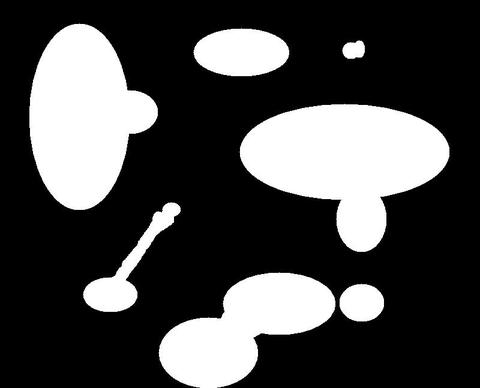
#> input picture Python_視覺辨識/3_第三堂/moment.jpg, 480 x 388 px
$ python 'd_偵測輪廓_3.py'
#> lines starting #> are read from the running program, lines starting #| are printed output that depends on the picture; after the words box and inside, x2 and y2 are one past the last pixel; in counts of white or black regions, pixels touching at a corner belong together
import cv2
import sys

'''______________________________________________嘗試從命令行參數中獲取圖像路徑'''
try:
    imagePath = sys.argv[1]           # 從命令行參數中獲取第一個參數（即圖像路徑）
    image     = cv2.imread(imagePath) # 使用 OpenCV 的 imread 函式讀取圖像

    '''_____________________如果無法獲取到命令行參數或讀取圖像失敗，則執行以下操作'''
except:
    image = cv2.imread("moment.jpg")
#> image is the input picture: shape (388, 480, 3); min 0, max 255, mean 72.4

gray         = cv2.cvtColor(image, cv2.COLOR_BGR2GRAY)          # 將圖像轉換為灰階
_ , binary   = cv2.threshold(gray, 127, 255, cv2.THRESH_BINARY) # 使用固定閾值二值化圖像
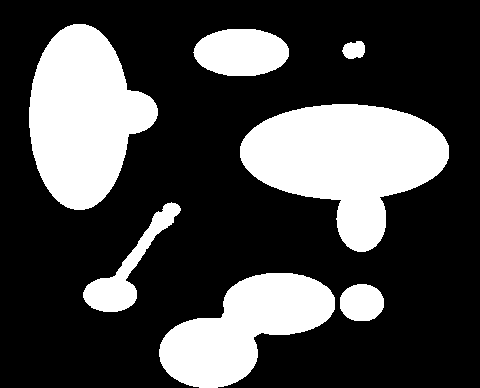
#> binary: shape (388, 480); 28.4% white; 7 white regions

contours, _ = cv2.findContours(binary,                    # 二值化的圖像，只有黑白兩種像素值
                                cv2.RETR_TREE,            # 輪廓檢測模式，建立完整的輪廓階層樹結構
                                cv2.CHAIN_APPROX_SIMPLE)  # 輪廓近似方法，壓縮相鄰的點，節省空間
#> contours = 7 contours; box (x1, y1, x2, y2) and area: (240, 104, 449, 252) 17772, (29, 24, 158, 210) 15494, (159, 273, 335, 388) 10884, (193, 29, 289, 76) 3496, (83, 202, 181, 312) 2575, (340, 284, 384, 321) 1264, (342, 41, 365, 59) 292


for i in range(len(contours)):

    cnt = contours[i]                              # 選擇其中一個輪廓
    ((x, y), radius) = cv2.minEnclosingCircle(cnt) # 最小外接圓
    M = cv2.moments(cnt)                           # 計算輪廓的矩

    center = (int(M["m10"] / M["m00"]), int(M["m01"] / M["m00"]))# 計算中心點
    cv2.circle(image, (int(x), int(y)), int(radius), (0, 255, 255), 2) # 繪製外接圓和中心點
    cv2.circle(image, center, 5, (0, 0, 255), -1)

    cv2.imshow("Enclosing", image) # 顯示圖像
    cv2.waitKey(0)
#> this loop made 7 passes
#> (x, y, radius, center) on passes 1 to 7: (361.4, 302.5, 22.08, (361, 302)), (247, 329, 92.7, (243, 327)), (134, 255.5, 67.09, (126, 269)), (344, 151.5, 104.2, (346, 160)), (353.2, 48.72, 11.43, (353, 49)), (240.6, 52, 47.58, (240, 51)), (79, 116.5, 92.66, (82, 116))
#> pass 1, `cv2.imshow("Enclosing", image)`:
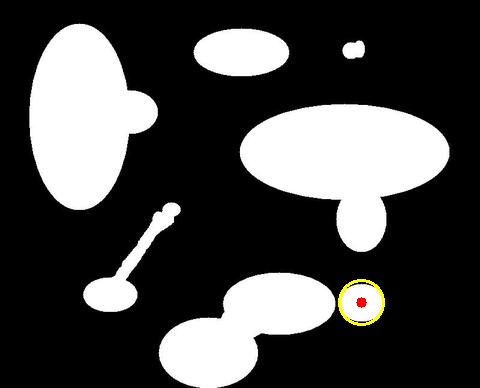
#> window 'Enclosing': shape (388, 480, 3); mean B, G, R 72.1, 72.7, 72.8
#> pass 2, `cv2.imshow("Enclosing", image)`:
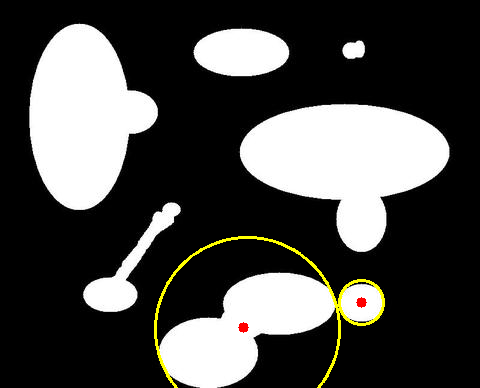
#> window 'Enclosing': shape (388, 480, 3); mean B, G, R 71.9, 74.2, 74.4
#> after the loop:
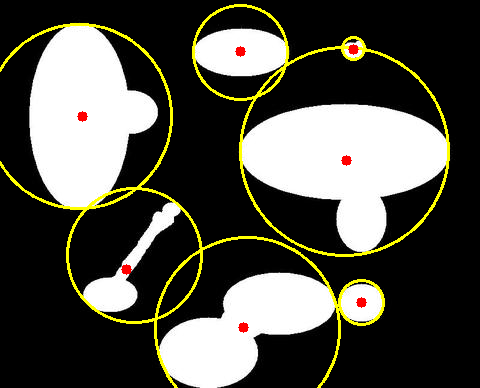
#> image: shape (388, 480, 3); 4.21% of pixels changed, all inside (x1, y1, x2, y2) = (0, 4, 450, 388)

'''______________________________________________________________關閉所有視窗'''
cv2.destroyAllWindows()
